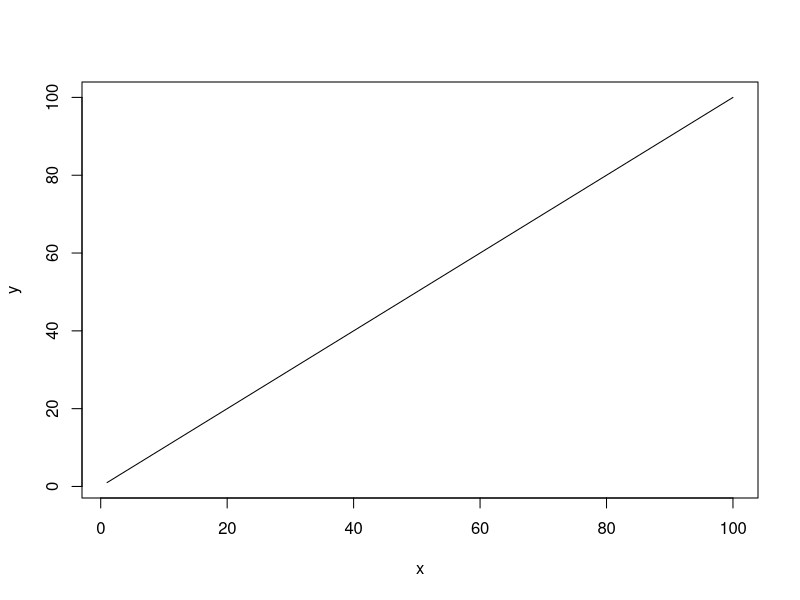
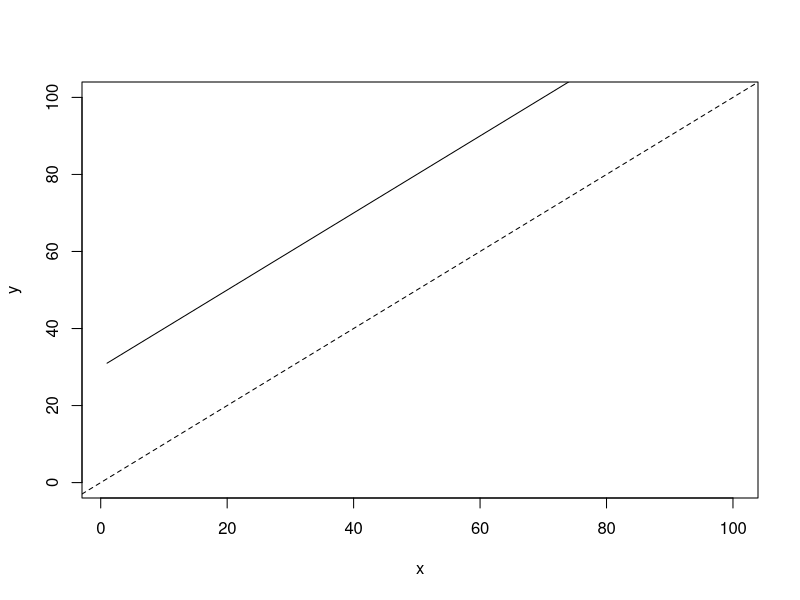
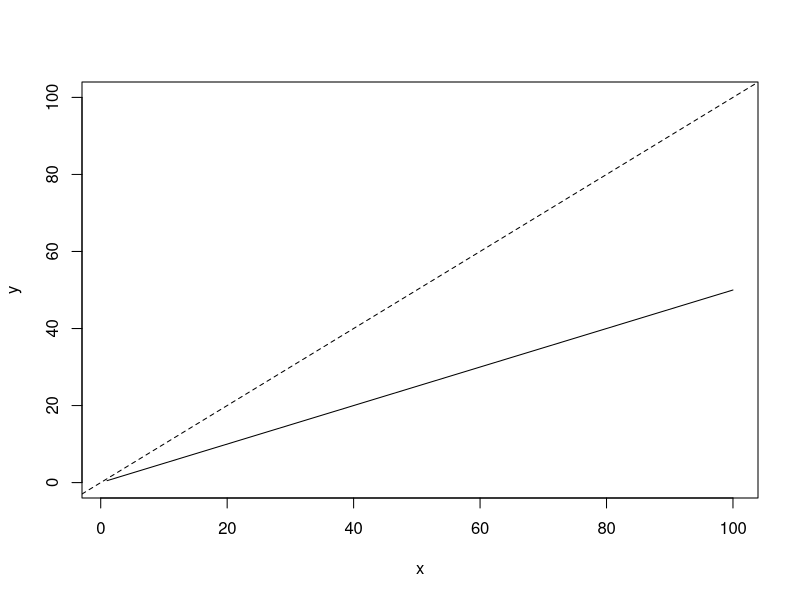
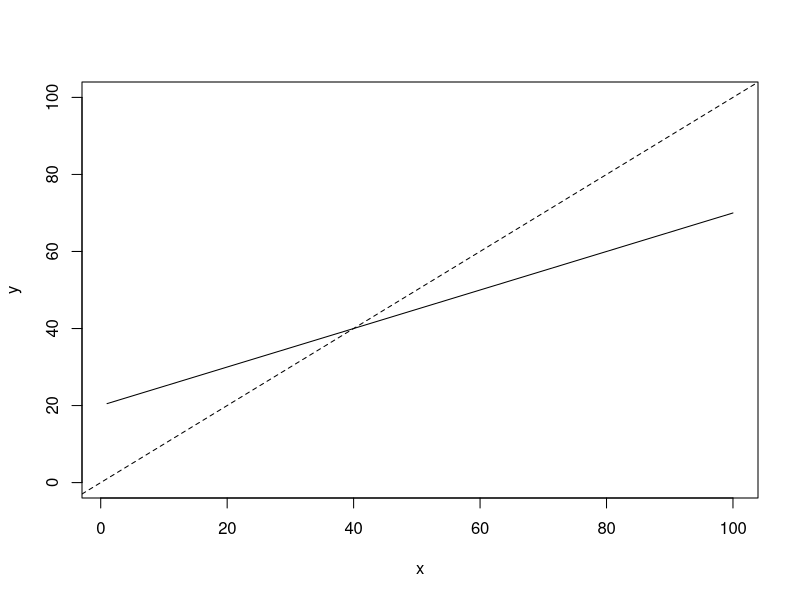
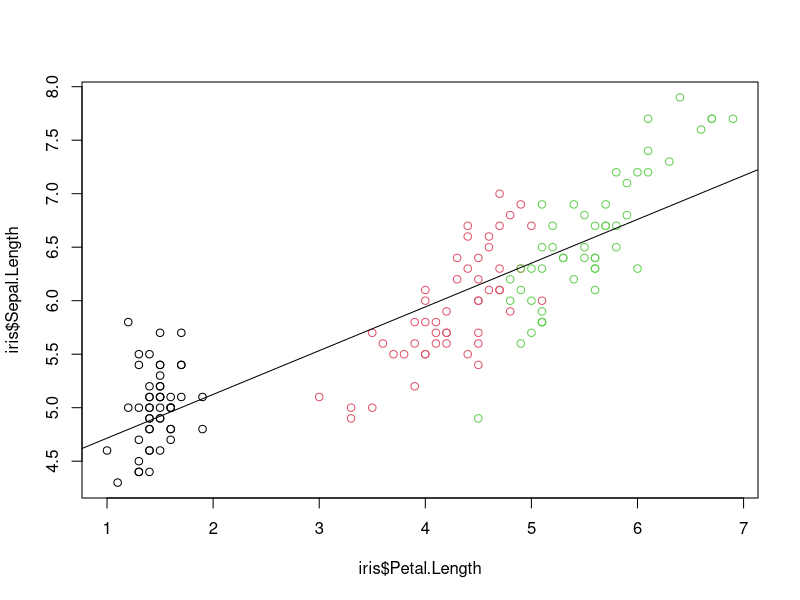
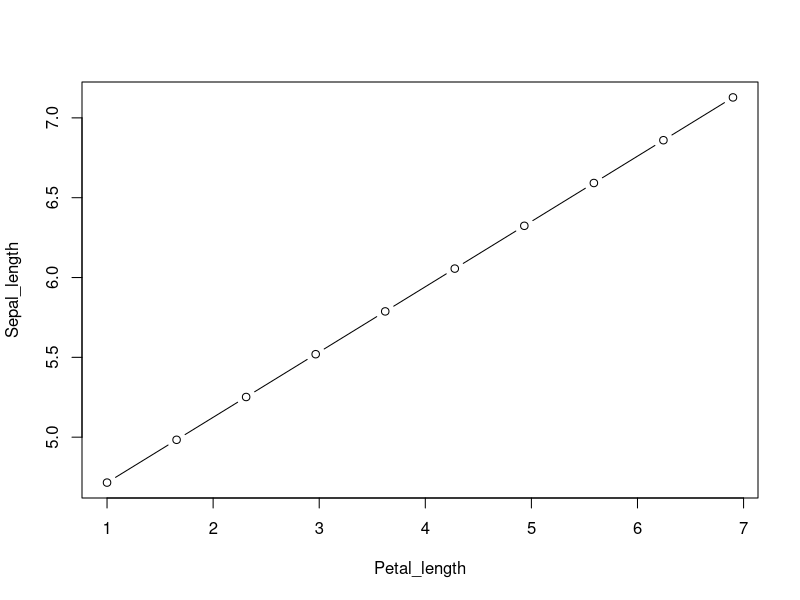
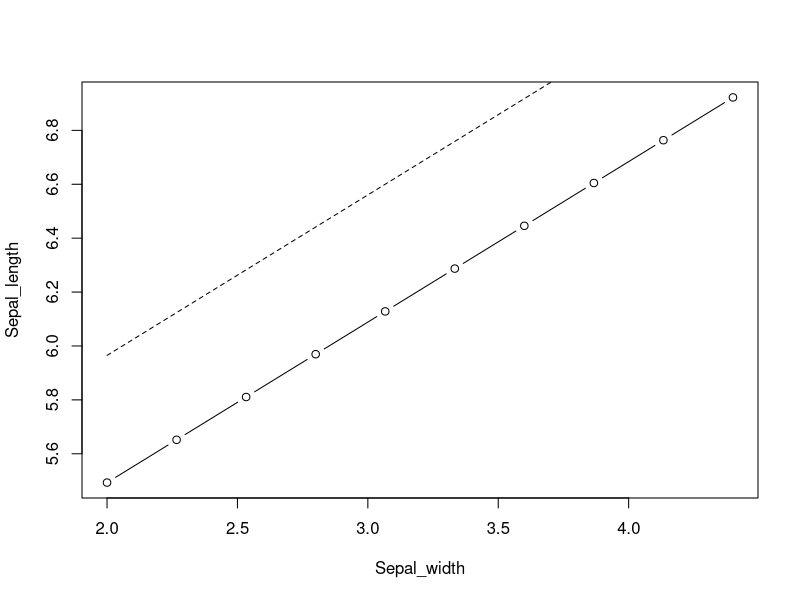
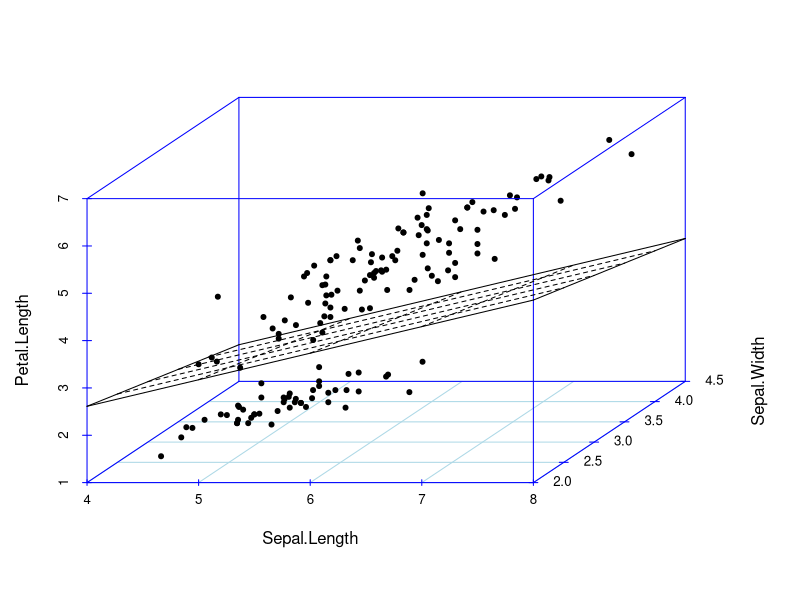

Write R code to recreate these figures, in order.
## ---- chunk 1
x <- 1:100
y <- x
plot(y~x, type="l")
## ---- chunk 2
x <- 1:100
a <- 30
y <- a+ x
plot(y~x, type="l", ylim=c(0, 100))
abline(c(0,1), lty=2)
## ---- chunk 3
x <- 1:100
b <- 0.5
y <- b*x
plot(y~x, type="l", ylim=c(0, 100))
abline(c(0,1), lty=2)
## ---- chunk 4
x <- 1:100
a <- 20
b <- 0.5
y <- a + b*x
plot(y~x, type="l", ylim=c(0, 100))
abline(c(0,1), lty=2)
## ---- chunk 5
data(iris)
#head(iris)
m <- lm(data=iris, Sepal.Length~Petal.Length)
plot(iris$Sepal.Length~iris$Petal.Length, col=iris$Species)
abline(m)
## ---- chunk 6
coef(m)
## ---- chunk 7
Petal_length <- seq(min(iris$Petal.Length), max(iris$Petal.Length), length.out = 10)
a <- coef(m)[1]
b <- coef(m) [2]
Sepal_length <- a + b*Petal_length

plot(Sepal_length~Petal_length, type="b")
## ---- chunk 8
m <- lm(data=iris, Sepal.Length~Sepal.Width)
m1 <- lm(data=iris, Sepal.Length~Sepal.Width -1)
coef(m); coef(m1)
AIC(m, m1)
## ---- chunk 9
m2 <- lm(data=iris, Sepal.Length~Sepal.Width + Petal.Length)
coef(m); coef(m2)
## ---- chunk 10
Sepal_width <- seq(min(iris$Sepal.Width), max(iris$Sepal.Width), length.out = 10)
Petal_length <- median(iris$Petal.Length)
Petal_length2 <- Petal_length + 1
a <- coef(m2)[1]
b1 <- coef(m2)[2]
b2 <- coef(m2)[3]

Sepal_length <- a + b1*Sepal_width + b2*Petal_length
Sepal_length2 <- a + b1*Sepal_width + b2*Petal_length2

plot(Sepal_length~Sepal_width, type="b")
lines(Sepal_length2~Sepal_width, lty=2)

## ---- chunk 11
library(scatterplot3d)
iris1 <- iris[,1:3]
s3d <- scatterplot3d(iris1, angle=55, scale.y=0.7, pch=20,
                     col.axis = "blue", col.grid = "lightblue")
my.lm <- lm(data=iris, Sepal.Width~Sepal.Length + Petal.Length)
s3d$plane3d(my.lm, lty.box="solid")
